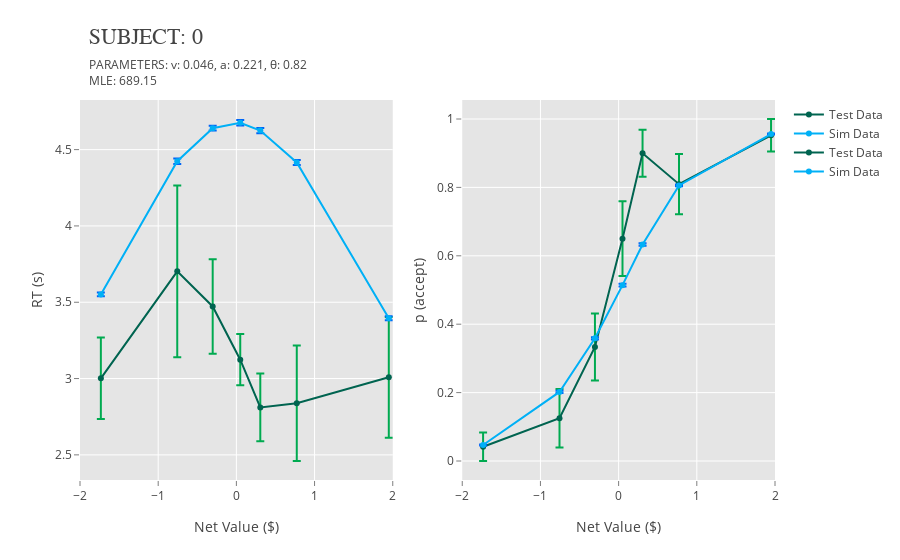
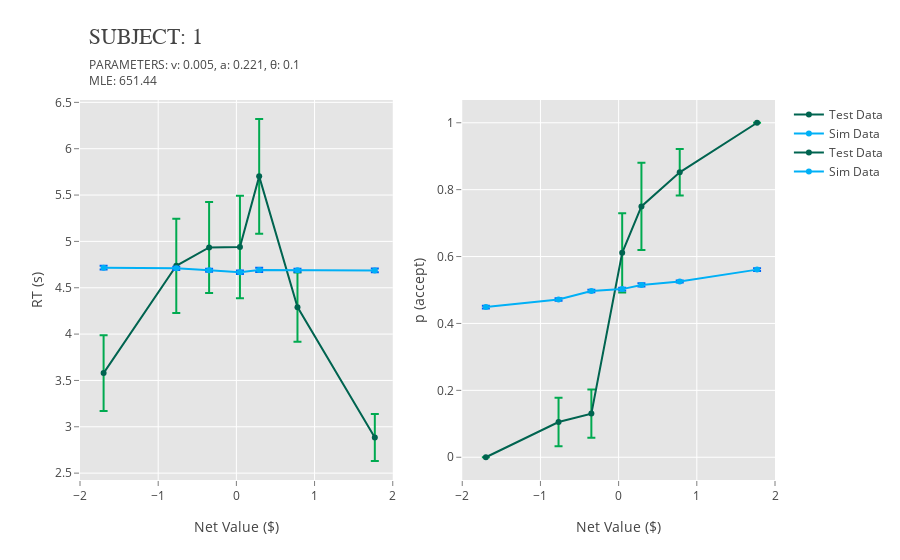
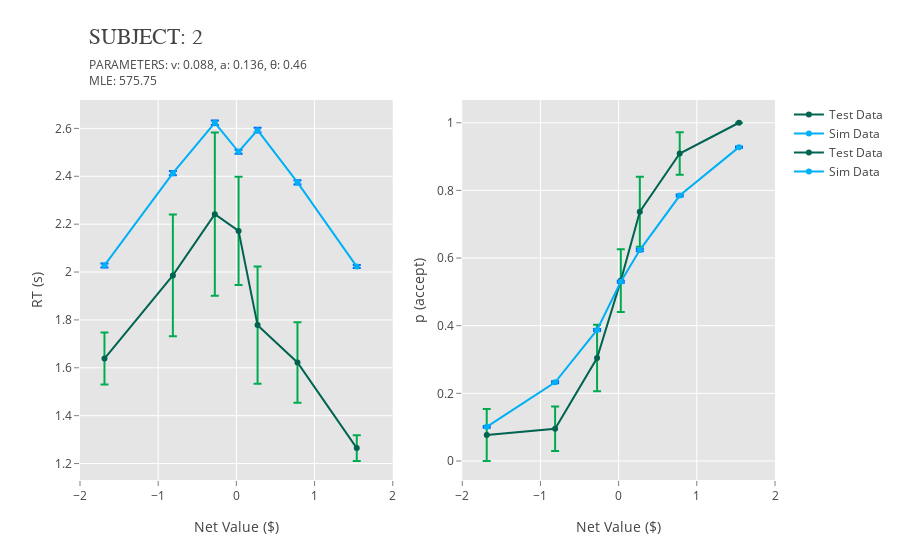
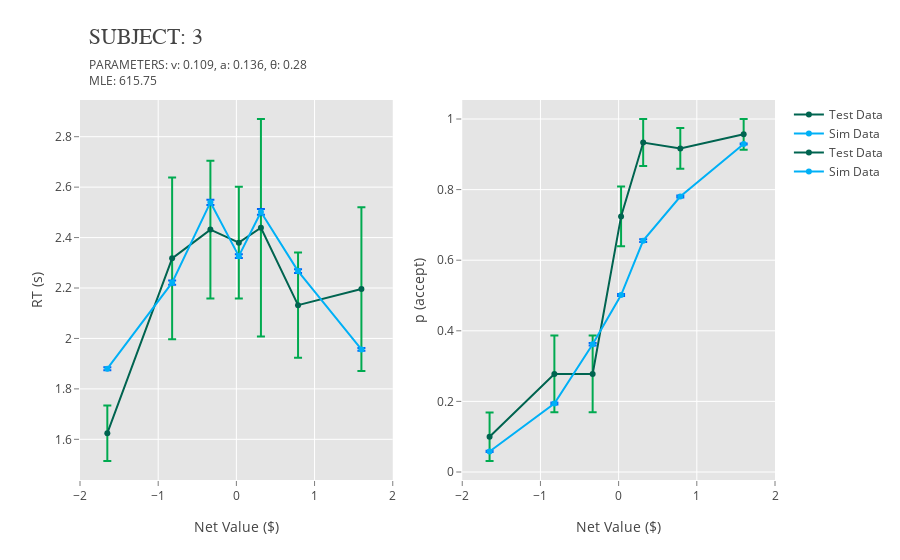

Notebook cell for these charts, in order:
### Markdown cell above
# Plot All Individuals

### Code cell
for i in range(23):
    plotly_combined(i)

### Figure 1 — Plotly figure (JSON) as saved in the notebook; plotly's stock layout.template omitted (floating-point values rounded to 4 significant figures)
{"data": [{"error_y": {"array": [0.2669, 0.5626, 0.3093, 0.1677, 0.2225, 0.3784, 0.3959], "color": "rgb(0,170,80)", "type": "data", "visible": true}, "line": {"color": "rgb(0,100,80)"}, "mode": "lines+markers", "name": "Test Data", "type": "scatter", "x": [-1.733, -0.7562, -0.3029, 0.0495, 0.306, 0.7724, 1.95], "y": [3.002, 3.702, 3.472, 3.123, 2.811, 2.838, 3.008]}, {"error_y": {"array": [0.01185, 0.01845, 0.01598, 0.01767, 0.01732, 0.01611, 0.01237], "color": "rgb(0,100,246)", "type": "data", "visible": true}, "line": {"color": "rgb(0,176,246)"}, "mode": "lines+markers", "name": "Sim Data", "type": "scatter", "x": [-1.733, -0.7562, -0.3029, 0.0495, 0.306, 0.7724, 1.95], "y": [3.551, 4.424, 4.64, 4.676, 4.625, 4.416, 3.395]}, {"error_y": {"array": [0.04167, 0.08539, 0.09829, 0.1094, 0.06882, 0.08781, 0.04762], "color": "rgb(0,170,80)", "type": "data", "visible": true}, "line": {"color": "rgb(0,100,80)"}, "mode": "lines+markers", "name": "Test Data", "type": "scatter", "x": [-1.733, -0.7562, -0.3029, 0.0495, 0.306, 0.7724, 1.95], "xaxis": "x2", "y": [0.04167, 0.125, 0.3333, 0.65, 0.9, 0.8095, 0.9524], "yaxis": "y2"}, {"error_y": {"array": [0.001373, 0.003288, 0.003257, 0.003736, 0.003587, 0.002822, 0.001427], "color": "rgb(0,100,246)", "type": "data", "visible": true}, "line": {"color": "rgb(0,176,246)"}, "mode": "lines+markers", "name": "Sim Data", "type": "scatter", "x": [-1.733, -0.7562, -0.3029, 0.0495, 0.306, 0.7724, 1.95], "xaxis": "x2", "y": [0.04684, 0.2019, 0.3588, 0.5142, 0.6328, 0.8059, 0.9559], "yaxis": "y2"}], "layout": {"annotations": [{"showarrow": false, "text": "PARAMETERS: v: 0.046, a: 0.221, θ: 0.82", "x": 0.01, "xref": "paper", "y": 1.12, "yref": "paper"}, {"showarrow": false, "text": "MLE: 689.15", "x": 0.01, "xref": "paper", "y": 1.08, "yref": "paper"}, {"font": {"family": "Arial, sans-serif", "size": 22}, "showarrow": false, "text": "SUBJECT: 0", "x": 0.01, "xref": "paper", "y": 1.2, "yref": "paper"}], "paper_bgcolor": "rgb(255,255,255)", "plot_bgcolor": "rgb(229,229,229)", "xaxis": {"domain": [0, 0.45], "gridcolor": "rgb(255,255,255)", "range": [-2, 2], "showgrid": true, "showline": false, "showticklabels": true, "tickcolor": "rgb(127,127,127)", "ticks": "outside", "title": "Net Value ($)", "zeroline": false}, "xaxis2": {"domain": [0.55, 1], "gridcolor": "rgb(255,255,255)", "range": [-2, 2], "showgrid": true, "showline": false, "showticklabels": true, "tickcolor": "rgb(127,127,127)", "ticks": "outside", "title": "Net Value ($)", "zeroline": false}, "yaxis1": {"anchor": "x1", "gridcolor": "rgb(255,255,255)", "range": [0], "showgrid": true, "showline": false, "showticklabels": true, "tickcolor": "rgb(127,127,127)", "ticks": "outside", "title": "RT (s)", "zeroline": false}, "yaxis2": {"anchor": "x2", "gridcolor": "rgb(255,255,255)", "range": [0], "showgrid": true, "showline": false, "showticklabels": true, "tickcolor": "rgb(127,127,127)", "ticks": "outside", "title": "p (accept)", "zeroline": false}}}

### Figure 2 — Plotly figure (JSON) as saved in the notebook; plotly's stock layout.template omitted (floating-point values rounded to 4 significant figures)
{"data": [{"error_y": {"array": [0.4081, 0.5085, 0.4915, 0.5531, 0.619, 0.3733, 0.2537], "color": "rgb(0,170,80)", "type": "data", "visible": true}, "line": {"color": "rgb(0,100,80)"}, "mode": "lines+markers", "name": "Test Data", "type": "scatter", "x": [-1.698, -0.7684, -0.3487, 0.04556, 0.2917, 0.7815, 1.771], "y": [3.579, 4.737, 4.934, 4.939, 5.702, 4.291, 2.885]}, {"error_y": {"array": [0.01969, 0.01819, 0.01638, 0.01855, 0.02267, 0.0151, 0.02042], "color": "rgb(0,100,246)", "type": "data", "visible": true}, "line": {"color": "rgb(0,176,246)"}, "mode": "lines+markers", "name": "Sim Data", "type": "scatter", "x": [-1.698, -0.7684, -0.3487, 0.04556, 0.2917, 0.7815, 1.771], "y": [4.717, 4.71, 4.689, 4.667, 4.692, 4.689, 4.687]}, {"error_y": {"array": [0, 0.07234, 0.0718, 0.1182, 0.1306, 0.06967, 0], "color": "rgb(0,170,80)", "type": "data", "visible": true}, "line": {"color": "rgb(0,100,80)"}, "mode": "lines+markers", "name": "Test Data", "type": "scatter", "x": [-1.698, -0.7684, -0.3487, 0.04556, 0.2917, 0.7815, 1.771], "xaxis": "x2", "y": [0, 0.1053, 0.1304, 0.6111, 0.75, 0.8519, 1], "yaxis": "y2"}, {"error_y": {"array": [0.004157, 0.003823, 0.00349, 0.003941, 0.004833, 0.003206, 0.004285], "color": "rgb(0,100,246)", "type": "data", "visible": true}, "line": {"color": "rgb(0,176,246)"}, "mode": "lines+markers", "name": "Sim Data", "type": "scatter", "x": [-1.698, -0.7684, -0.3487, 0.04556, 0.2917, 0.7815, 1.771], "xaxis": "x2", "y": [0.4489, 0.4714, 0.4969, 0.5026, 0.5151, 0.5255, 0.5609], "yaxis": "y2"}], "layout": {"annotations": [{"showarrow": false, "text": "PARAMETERS: v: 0.005, a: 0.221, θ: 0.1", "x": 0.01, "xref": "paper", "y": 1.12, "yref": "paper"}, {"showarrow": false, "text": "MLE: 651.44", "x": 0.01, "xref": "paper", "y": 1.08, "yref": "paper"}, {"font": {"family": "Arial, sans-serif", "size": 22}, "showarrow": false, "text": "SUBJECT: 1", "x": 0.01, "xref": "paper", "y": 1.2, "yref": "paper"}], "paper_bgcolor": "rgb(255,255,255)", "plot_bgcolor": "rgb(229,229,229)", "xaxis": {"domain": [0, 0.45], "gridcolor": "rgb(255,255,255)", "range": [-2, 2], "showgrid": true, "showline": false, "showticklabels": true, "tickcolor": "rgb(127,127,127)", "ticks": "outside", "title": "Net Value ($)", "zeroline": false}, "xaxis2": {"domain": [0.55, 1], "gridcolor": "rgb(255,255,255)", "range": [-2, 2], "showgrid": true, "showline": false, "showticklabels": true, "tickcolor": "rgb(127,127,127)", "ticks": "outside", "title": "Net Value ($)", "zeroline": false}, "yaxis1": {"anchor": "x1", "gridcolor": "rgb(255,255,255)", "range": [0], "showgrid": true, "showline": false, "showticklabels": true, "tickcolor": "rgb(127,127,127)", "ticks": "outside", "title": "RT (s)", "zeroline": false}, "yaxis2": {"anchor": "x2", "gridcolor": "rgb(255,255,255)", "range": [0], "showgrid": true, "showline": false, "showticklabels": true, "tickcolor": "rgb(127,127,127)", "ticks": "outside", "title": "p (accept)", "zeroline": false}}}

### Figure 3 — Plotly figure (JSON) as saved in the notebook; plotly's stock layout.template omitted (floating-point values rounded to 4 significant figures)
{"data": [{"error_y": {"array": [0.1088, 0.254, 0.3409, 0.2261, 0.2448, 0.1677, 0.05382], "color": "rgb(0,170,80)", "type": "data", "visible": true}, "line": {"color": "rgb(0,100,80)"}, "mode": "lines+markers", "name": "Test Data", "type": "scatter", "x": [-1.687, -0.8124, -0.2757, 0.028, 0.2711, 0.7814, 1.54], "y": [1.639, 1.986, 2.241, 2.172, 1.778, 1.622, 1.264]}, {"error_y": {"array": [0.008425, 0.008737, 0.00959, 0.008006, 0.0103, 0.008424, 0.006263], "color": "rgb(0,100,246)", "type": "data", "visible": true}, "line": {"color": "rgb(0,176,246)"}, "mode": "lines+markers", "name": "Sim Data", "type": "scatter", "x": [-1.687, -0.8124, -0.2757, 0.028, 0.2711, 0.7814, 1.54], "y": [2.027, 2.413, 2.624, 2.502, 2.593, 2.374, 2.023]}, {"error_y": {"array": [0.07692, 0.06564, 0.0981, 0.09264, 0.1038, 0.06273, 0], "color": "rgb(0,170,80)", "type": "data", "visible": true}, "line": {"color": "rgb(0,100,80)"}, "mode": "lines+markers", "name": "Test Data", "type": "scatter", "x": [-1.687, -0.8124, -0.2757, 0.028, 0.2711, 0.7814, 1.54], "xaxis": "x2", "y": [0.07692, 0.09524, 0.3043, 0.5333, 0.7368, 0.9091, 1], "yaxis": "y2"}, {"error_y": {"array": [0.002644, 0.002917, 0.003214, 0.002883, 0.003518, 0.002771, 0.001785], "color": "rgb(0,100,246)", "type": "data", "visible": true}, "line": {"color": "rgb(0,176,246)"}, "mode": "lines+markers", "name": "Sim Data", "type": "scatter", "x": [-1.687, -0.8124, -0.2757, 0.028, 0.2711, 0.7814, 1.54], "xaxis": "x2", "y": [0.1011, 0.2327, 0.3874, 0.5297, 0.6235, 0.7848, 0.9279], "yaxis": "y2"}], "layout": {"annotations": [{"showarrow": false, "text": "PARAMETERS: v: 0.088, a: 0.136, θ: 0.46", "x": 0.01, "xref": "paper", "y": 1.12, "yref": "paper"}, {"showarrow": false, "text": "MLE: 575.75", "x": 0.01, "xref": "paper", "y": 1.08, "yref": "paper"}, {"font": {"family": "Arial, sans-serif", "size": 22}, "showarrow": false, "text": "SUBJECT: 2", "x": 0.01, "xref": "paper", "y": 1.2, "yref": "paper"}], "paper_bgcolor": "rgb(255,255,255)", "plot_bgcolor": "rgb(229,229,229)", "xaxis": {"domain": [0, 0.45], "gridcolor": "rgb(255,255,255)", "range": [-2, 2], "showgrid": true, "showline": false, "showticklabels": true, "tickcolor": "rgb(127,127,127)", "ticks": "outside", "title": "Net Value ($)", "zeroline": false}, "xaxis2": {"domain": [0.55, 1], "gridcolor": "rgb(255,255,255)", "range": [-2, 2], "showgrid": true, "showline": false, "showticklabels": true, "tickcolor": "rgb(127,127,127)", "ticks": "outside", "title": "Net Value ($)", "zeroline": false}, "yaxis1": {"anchor": "x1", "gridcolor": "rgb(255,255,255)", "range": [0], "showgrid": true, "showline": false, "showticklabels": true, "tickcolor": "rgb(127,127,127)", "ticks": "outside", "title": "RT (s)", "zeroline": false}, "yaxis2": {"anchor": "x2", "gridcolor": "rgb(255,255,255)", "range": [0], "showgrid": true, "showline": false, "showticklabels": true, "tickcolor": "rgb(127,127,127)", "ticks": "outside", "title": "p (accept)", "zeroline": false}}}

### Figure 4 — Plotly figure (JSON) as saved in the notebook; plotly's stock layout.template omitted (floating-point values rounded to 4 significant figures)
{"data": [{"error_y": {"array": [0.1103, 0.3208, 0.2733, 0.2211, 0.4312, 0.2091, 0.3247], "color": "rgb(0,170,80)", "type": "data", "visible": true}, "line": {"color": "rgb(0,100,80)"}, "mode": "lines+markers", "name": "Test Data", "type": "scatter", "x": [-1.65, -0.8217, -0.3322, 0.03138, 0.314, 0.7888, 1.599], "y": [1.624, 2.318, 2.432, 2.38, 2.439, 2.132, 2.196]}, {"error_y": {"array": [0.005933, 0.008507, 0.01031, 0.007538, 0.01123, 0.007645, 0.00572], "color": "rgb(0,100,246)", "type": "data", "visible": true}, "line": {"color": "rgb(0,176,246)"}, "mode": "lines+markers", "name": "Sim Data", "type": "scatter", "x": [-1.65, -0.8217, -0.3322, 0.03138, 0.314, 0.7888, 1.599], "y": [1.88, 2.221, 2.54, 2.326, 2.502, 2.267, 1.956]}, {"error_y": {"array": [0.06882, 0.1086, 0.1086, 0.08447, 0.06667, 0.05763, 0.04348], "color": "rgb(0,170,80)", "type": "data", "visible": true}, "line": {"color": "rgb(0,100,80)"}, "mode": "lines+markers", "name": "Test Data", "type": "scatter", "x": [-1.65, -0.8217, -0.3322, 0.03138, 0.314, 0.7888, 1.599], "xaxis": "x2", "y": [0.1, 0.2778, 0.2778, 0.7241, 0.9333, 0.9167, 0.9565], "yaxis": "y2"}, {"error_y": {"array": [0.001656, 0.002948, 0.003584, 0.002937, 0.003883, 0.002672, 0.001692], "color": "rgb(0,100,246)", "type": "data", "visible": true}, "line": {"color": "rgb(0,176,246)"}, "mode": "lines+markers", "name": "Sim Data", "type": "scatter", "x": [-1.65, -0.8217, -0.3322, 0.03138, 0.314, 0.7888, 1.599], "xaxis": "x2", "y": [0.05826, 0.1939, 0.362, 0.5013, 0.6554, 0.7804, 0.9292], "yaxis": "y2"}], "layout": {"annotations": [{"showarrow": false, "text": "PARAMETERS: v: 0.109, a: 0.136, θ: 0.28", "x": 0.01, "xref": "paper", "y": 1.12, "yref": "paper"}, {"showarrow": false, "text": "MLE: 615.75", "x": 0.01, "xref": "paper", "y": 1.08, "yref": "paper"}, {"font": {"family": "Arial, sans-serif", "size": 22}, "showarrow": false, "text": "SUBJECT: 3", "x": 0.01, "xref": "paper", "y": 1.2, "yref": "paper"}], "paper_bgcolor": "rgb(255,255,255)", "plot_bgcolor": "rgb(229,229,229)", "xaxis": {"domain": [0, 0.45], "gridcolor": "rgb(255,255,255)", "range": [-2, 2], "showgrid": true, "showline": false, "showticklabels": true, "tickcolor": "rgb(127,127,127)", "ticks": "outside", "title": "Net Value ($)", "zeroline": false}, "xaxis2": {"domain": [0.55, 1], "gridcolor": "rgb(255,255,255)", "range": [-2, 2], "showgrid": true, "showline": false, "showticklabels": true, "tickcolor": "rgb(127,127,127)", "ticks": "outside", "title": "Net Value ($)", "zeroline": false}, "yaxis1": {"anchor": "x1", "gridcolor": "rgb(255,255,255)", "range": [0], "showgrid": true, "showline": false, "showticklabels": true, "tickcolor": "rgb(127,127,127)", "ticks": "outside", "title": "RT (s)", "zeroline": false}, "yaxis2": {"anchor": "x2", "gridcolor": "rgb(255,255,255)", "range": [0], "showgrid": true, "showline": false, "showticklabels": true, "tickcolor": "rgb(127,127,127)", "ticks": "outside", "title": "p (accept)", "zeroline": false}}}
